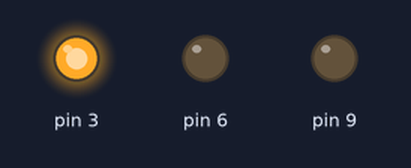
A sketch run on a simulated Arduino Uno, built with avr-gcc and run on an emulated ATmega328P. On the bench: output pins drawn as LEDs (lit = HIGH).

Above: at 0.5 s.
At 1.5 s:
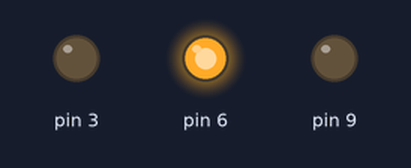
At 5.5 s:
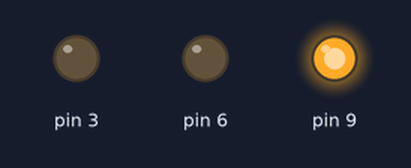
Timing chart, 0 to 6.9 s (numbered marks = the images above):
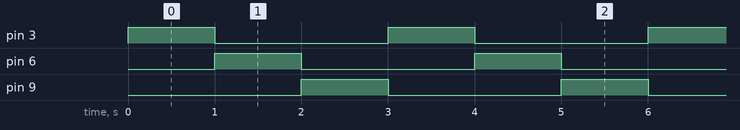

Measured:
- by itself, pin 3, pin 6, pin 9: alternates HIGH for 1.0 s and LOW for 2.0 s, 10 changes in all, then stays LOW

The sketch:

Traffick_Light.ino
```cpp
int i = 0;

int count = 0;

void setup()
{
  pinMode(3, OUTPUT);
  pinMode(6, OUTPUT);
  pinMode(9, OUTPUT);
}

void loop()
{
  while (count < 5) {
    digitalWrite(3, HIGH);
    digitalWrite(6, LOW);
    digitalWrite(9, LOW);
    delay(1000); // Wait for 1000 millisecond(s)
    digitalWrite(3, LOW);
    digitalWrite(6, HIGH);
    digitalWrite(9, LOW);
    delay(1000); // Wait for 1000 millisecond(s)
    digitalWrite(3, LOW);
    digitalWrite(6, LOW);
    digitalWrite(9, HIGH);
    delay(1000); // Wait for 1000 millisecond(s)
    count ++;
  }
  digitalWrite(3, LOW);
  digitalWrite(6, LOW);
  digitalWrite(9, LOW);
}
```
